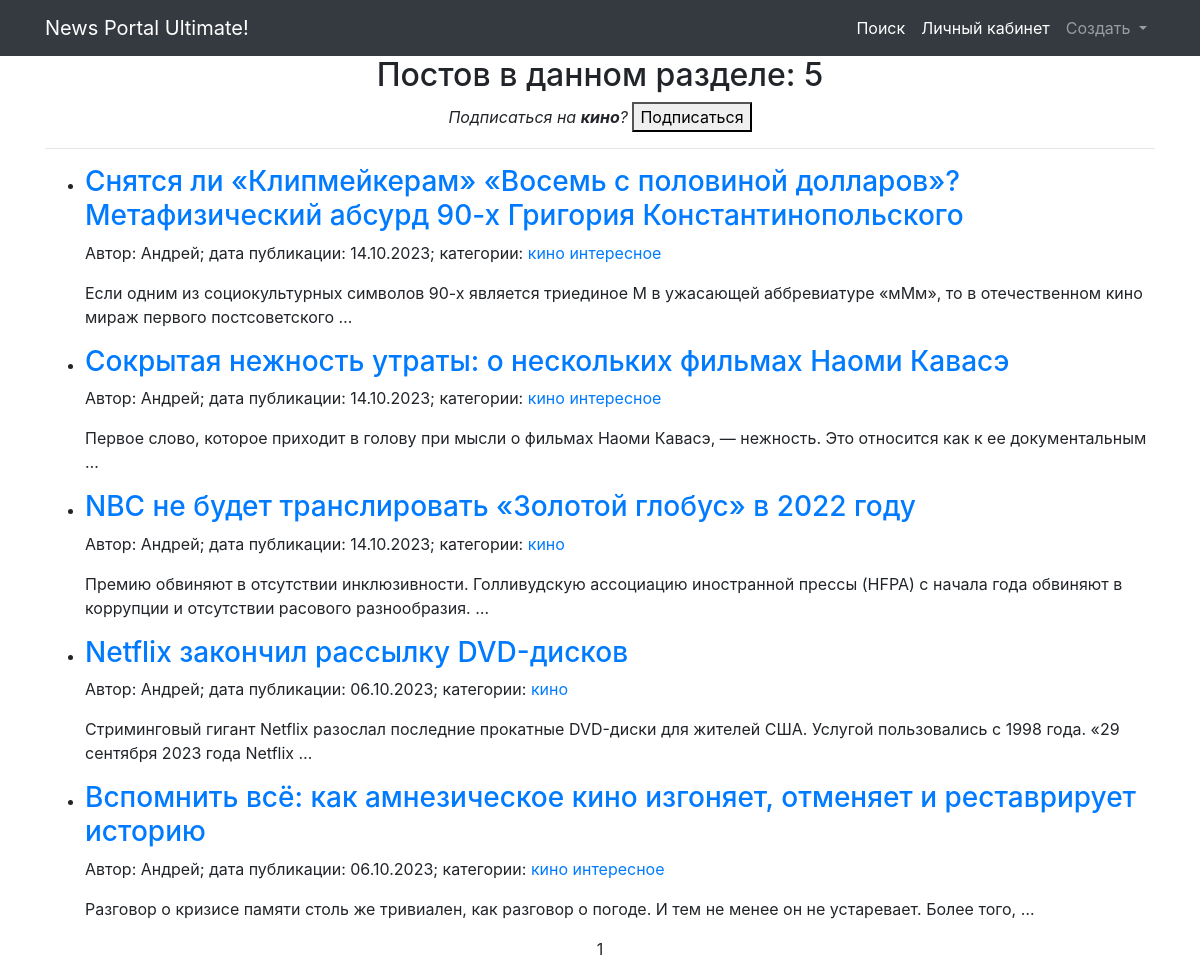
Page /news/category/1/ (signed in) on the committed database.
### news/models.py (models this page shows, shortened)
class Category(models.Model):
    name = models.CharField(unique=True, max_length=255)  # Уникальное имя категории
    subscribers = models.ManyToManyField(User, blank=True)
    def __str__(self):
        return self.name

class Post(models.Model):
    author = models.ForeignKey(Author, on_delete=models.CASCADE)  # Связь с моделью Author
    time_in = models.DateTimeField(auto_now_add=True)  # Дата и время создания поста
    type = models.CharField(choices=POST_TYPES, max_length=2)  # Тип поста (Статья или Новость)
    category = models.ManyToManyField('Category', through='PostCategory')
    title = models.TextField(max_length=255)  # Заголовок поста
    text = models.TextField()  # Текст поста
    rating = models.IntegerField(default=0)  # Рейтинг поста

class Author(models.Model):
    name = models.CharField(max_length=255)  # Имя автора
    user = models.OneToOneField(User, on_delete=models.CASCADE)  # Связь один-к-одному с моделью User
    rating = models.IntegerField(default=0)  # Рейтинг автора
    def __str__(self):
        return self.name

### news/views.py (the view)
# urls.py: path('category/<int:pk>/', PostCategory.as_view(), name='category'),
class PostCategory(ListView):
    model = Post
    ordering = ['-time_in']
    template_name = 'category.html'
    context_object_name = 'news'
    paginate_by = 10
    def get_queryset(self):
        self.id = resolve(self.request.path_info).kwargs['pk']
        category = Category.objects.get(id=self.id)
        queryset = Post.objects.filter(category=category)
        return queryset
    def get_context_data(self, **kwargs):
        context = super().get_context_data(**kwargs)
        user = self.request.user
        category = Category.objects.get(id=self.id)
        subscribed = category.subscribers.filter(email=user.email)
        if not subscribed:
            context['category'] = category
        return context

### news/templatetags/custom_filters.py (called while the page is built)
@register.filter(name='censor')
def censor(text):
   words = text.split()
   censored_words = []
   for word in words:
      lowercase_word = word.lower()
      if any(re.match(rf'\b{re.escape(word_base)}\w*\b', lowercase_word) for word_base in CENSOR_WORDS):
         censored_word = word[0] + '*' * len(word[1:])
         censored_words.append(censored_word)
      else:
         censored_words.append(word)
   censored_text = ' '.join(censored_words)
   return censored_text

### templates/category.html (shortened to what this page needs)
{% extends 'flatpages/default.html' %}
{% block content %}
    <h2>Постов в данном разделе: {{paginator.count}}</h2>
    {% if category.id %}
    <div class="subscribe">
        <em>
            Подписаться на
            <strong>{{category}}</strong>?
        </em>
        <a href="{% url 'subscribe' category.id %}">
            <button class="button-xsmall pure-botton button-wrning">
            Подписаться
            </button>
        </a>
    </div>
    {% endif %}
    <hr>
    {% include "content.html" %}
{% endblock content %}

### templates/flatpages/default.html (shortened to what this page needs)
<!DOCTYPE html>
<html lang="en">
    <head>
        {% load static %}
        <link href="https://cdn.jsdelivr.net/npm/bootstrap@4.5.2/dist/css/bootstrap.min.css" rel="stylesheet">
    </head>
    <body>
        <nav class="navbar navbar-expand-lg navbar-dark bg-dark static-top">
           <div class="container">
               <a class="navbar-brand" href="{% url 'post_list' %}">News Portal Ultimate!</a>
               <div class="collapse navbar-collapse" id="navbarResponsive">
                   <ul class="navbar-nav ml-auto">
                       <li class="nav-item active">
                           <a class="nav-link" href="{% url 'search' %}">Поиск</a>
                       </li>
                       <li class="nav-item active">
                           <a class="nav-link" href="{% url 'account_info' %}">Личный кабинет</a>
                       </li>
                       <li class="nav-item dropdown">
                        <a class="nav-link dropdown-toggle" href="#" id="createDropdown" data-toggle="dropdown" aria-haspopup="true" aria-expanded="false">
                            Создать
                        </a>
                   </ul>
               </div>
           </div>
        </nav>
        <div class="container">
            <div class="row">
                <div class="col-lg-12 text-center">
                   {% block content %}{% endblock content %}
               </div>
            </div>
        </div>
    </body>
</html>

### templates/content.html (shortened to what this page needs)
{% load custom_filters %}
{% load custom_tags %}
{% if news %}
    <ul>
        {% for new in news|dictsortreversed:"time_in" %}
        <li>
            <h3 style="text-align: left;">
                <a href="{% url 'new' new.id %}">
                    {{new.title|censor}}
                </a>
            </h3>
            <p style="text-align: left;" class="details">
                Автор: <span class="author">{{new.author}}</span>;
                дата публикации: <span class="date">{{new.time_in|date:'d.m.Y'}}</span>;
                категории:
                {% for c in new.category.values %}
                <a href="{% url 'category' c.id %}" class="category">{{c.name}}</a>
                {% endfor %}
            </p>
            <p style="text-align: left;">{{new.text|censor|truncatewords:20}}</p>
        </li>
        {% endfor %}
    </ul>
    {{ page_obj.number }}
{% else %}
    <h2>Постов нет!</h2>
{% endif %}

### rows in the picture
Category: name "кино"
Post: title|censor "Снятся ли «Клипмейкерам» «Восемь с половиной долларов»? Метафизический абсурд 90-х Григория Константинопольского", author "Андрей", time_in "14.10.2023", text|censor "Если одним из социокультурных символов 90-х является триединое М в ужасающей аббревиатуре «мМм», то в отечественном кино мираж первого постсоветского …"
Category: name "интересное"
Post: title|censor "Сокрытая нежность утраты: о нескольких фильмах Наоми Кавасэ", author "Андрей", time_in "14.10.2023", text|censor "Первое слово, которое приходит в голову при мысли о фильмах Наоми Кавасэ, — нежность. Это относится как к ее документальным …"
Post: title|censor "NBC не будет транслировать «Золотой глобус» в 2022 году", author "Андрей", time_in "14.10.2023", text|censor "Премию обвиняют в отсутствии инклюзивности. Голливудскую ассоциацию иностранной прессы (HFPA) с начала года обвиняют в коррупции и отсутствии расового разнообразия. …"
Post: title|censor "Netflix закончил рассылку DVD-дисков", author "Андрей", time_in "06.10.2023", text|censor "Стриминговый гигант Netflix разослал последние прокатные DVD-диски для жителей США. Услугой пользовались с 1998 года. «29 сентября 2023 года Netflix …"
Post: title|censor "Вспомнить всё: как амнезическое кино изгоняет, отменяет и реставрирует историю", author "Андрей", time_in "06.10.2023", text|censor "Разговор о кризисе памяти столь же тривиален, как разговор о погоде. И тем не менее он не устаревает. Более того, …"

### other values in the picture
{{ paginator.count }} "5"
{{ page_obj.number }} "1"
